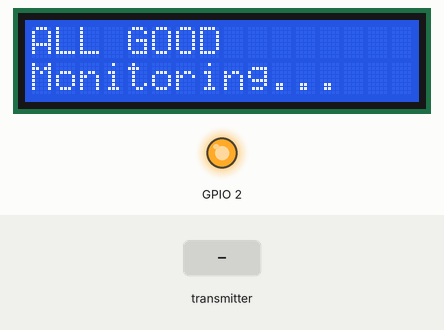
Recording of a sketch running on a simulated ESP8266 (NodeMCU). Parts: 16×2 character LCD, output pins drawn as LEDs (lit = HIGH). Dashed ring = blinking. The test bench sets the inputs (shaded band). What the sketch prints to the serial monitor is not drawn.

Above: at 3.8 s.
3.9 s: the transmitter starts sending alertType = 0
At 4.28 s:
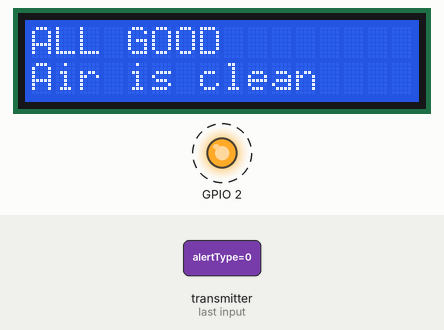
6.0 s: the transmitter starts sending alertType = 1
At 8.9 s:
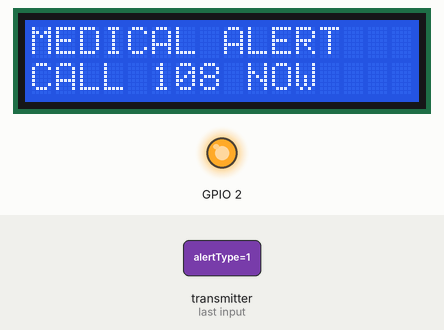
9.0 s: the transmitter starts sending alertType = 2
At 9.37 s:
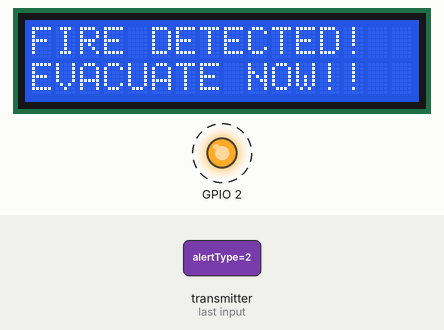
11.0 s: the transmitter starts sending alertType = 3
At 11.45 s:
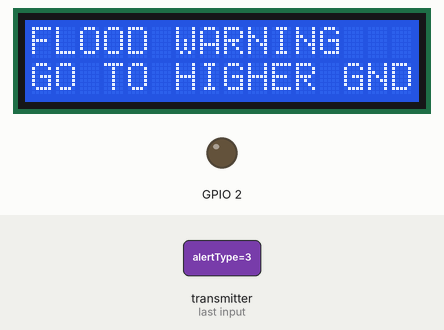
13.6 s: the transmitter starts sending alertType = 90
At 15.0 s:
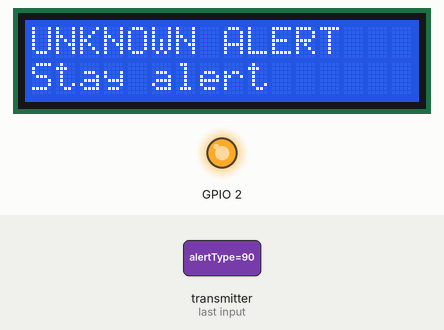
Timing chart, 0 to 16.3 s (numbered marks = the images above; inputs shaded):
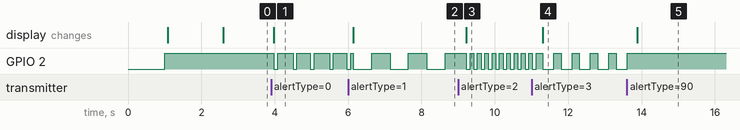

The sketch:

esp_receiver_ml.ino
```cpp
/*
  receiver.ino — FIXED VERSION
  ─────────────────────────────
  FIXES:
    1. Handles alertType 0 → shows "ALL GOOD / Air is clean"
    2. volatile bool for newAlert
    3. No delay() in callback

  Wiring (unchanged):
    LCD SDA → D2 (GPIO4)
    LCD SCL → D1 (GPIO5)
*/

#include <ESP8266WiFi.h>
#include <espnow.h>
#include <Wire.h>
#include <LiquidCrystal_I2C.h>

LiquidCrystal_I2C lcd(0x27, 16, 2);

typedef struct struct_message {
  int  alertType;
  char message[50];
} struct_message;

struct_message myData;

volatile bool newAlert    = false;
int           lastAlertType = -1;
char          lastMessage[50] = "";

// ─────────────────────────────────────────────────
void OnDataRecv(uint8_t *mac, uint8_t *incomingData, uint8_t len) {
  memcpy(&myData, incomingData, sizeof(myData));
  lastAlertType = myData.alertType;
  strcpy(lastMessage, myData.message);
  newAlert = true;
  Serial.print("RECV:"); Serial.println(myData.alertType);
}

// ─────────────────────────────────────────────────
void blinkLED(int times, int onMs, int offMs) {
  for (int i = 0; i < times; i++) {
    digitalWrite(2, LOW);  delay(onMs);
    digitalWrite(2, HIGH); delay(offMs);
  }
}

// ─────────────────────────────────────────────────
void updateLCD() {
  lcd.clear();
  lcd.setCursor(0, 0);

  switch (lastAlertType) {
    case 0:
      lcd.print("ALL GOOD");
      lcd.setCursor(0, 1);
      lcd.print("Air is clean");
      blinkLED(1, 100, 0);   // single short blink
      break;

    case 1:
      lcd.print("MEDICAL ALERT");
      lcd.setCursor(0, 1);
      lcd.print("CALL 108 NOW");
      blinkLED(3, 500, 500); // slow blink x3
      break;

    case 2:
      lcd.print("FIRE DETECTED!");
      lcd.setCursor(0, 1);
      lcd.print("EVACUATE NOW!!");
      blinkLED(10, 100, 100); // fast blink x10
      break;

    case 3:
      lcd.print("FLOOD WARNING");
      lcd.setCursor(0, 1);
      lcd.print("GO TO HIGHER GND");
      blinkLED(5, 300, 200);
      break;

    case 4:
      lcd.print("EARTHQUAKE!");
      lcd.setCursor(0, 1);
      lcd.print("DROP AND COVER");
      blinkLED(8, 150, 150);
      break;

    case 5:
      lcd.print("GAS LEAK!");
      lcd.setCursor(0, 1);
      lcd.print("OPEN WINDOWS!");
      blinkLED(6, 200, 200);
      break;

    default:
      lcd.print("UNKNOWN ALERT");
      lcd.setCursor(0, 1);
      lcd.print("Stay alert");
      break;
  }
}

// ─────────────────────────────────────────────────
void setup() {
  Serial.begin(115200);
  delay(1000);

  pinMode(2, OUTPUT);
  digitalWrite(2, HIGH);  // LED off (active LOW)

  Wire.begin(4, 5);       // SDA=GPIO4(D2), SCL=GPIO5(D1)
  lcd.begin();
  lcd.backlight();
  lcd.clear();
  lcd.print("RECEIVER READY");
  delay(1500);

  WiFi.mode(WIFI_STA);
  WiFi.disconnect();

  if (esp_now_init() != 0) {
    lcd.clear(); lcd.print("ESP-NOW FAIL");
    return;
  }

  esp_now_set_self_role(ESP_NOW_ROLE_SLAVE);
  esp_now_register_recv_cb(OnDataRecv);

  lcd.clear();
  lcd.print("ALL GOOD");
  lcd.setCursor(0, 1);
  lcd.print("Monitoring...");

  Serial.print("MAC: "); Serial.println(WiFi.macAddress());
  Serial.println("READY");
}

// ─────────────────────────────────────────────────
void loop() {
  if (newAlert) {
    newAlert = false;
    updateLCD();
  }
  delay(50);
}
```

Measured:
- after the input at 3.9 s, GPIO 2: alternates HIGH for 0.40 s and LOW for 0.10 s, starting after 0.08 s; the display: changes after 0.08 s (image 1)
- after the input at 6.0 s, the display: changes after 0.14 s (image 2)
- after the input at 9.0 s, GPIO 2: alternates HIGH for 0.10 s and LOW for 0.10 s, starting after 0.32 s; the display: changes after 0.22 s (image 3)
- after the input at 11.0 s, the display: changes after 0.31 s (image 4)
- after the input at 13.6 s, GPIO 2: goes on until 13.6 s, then stays HIGH; the display: changes after 0.28 s (image 5)
